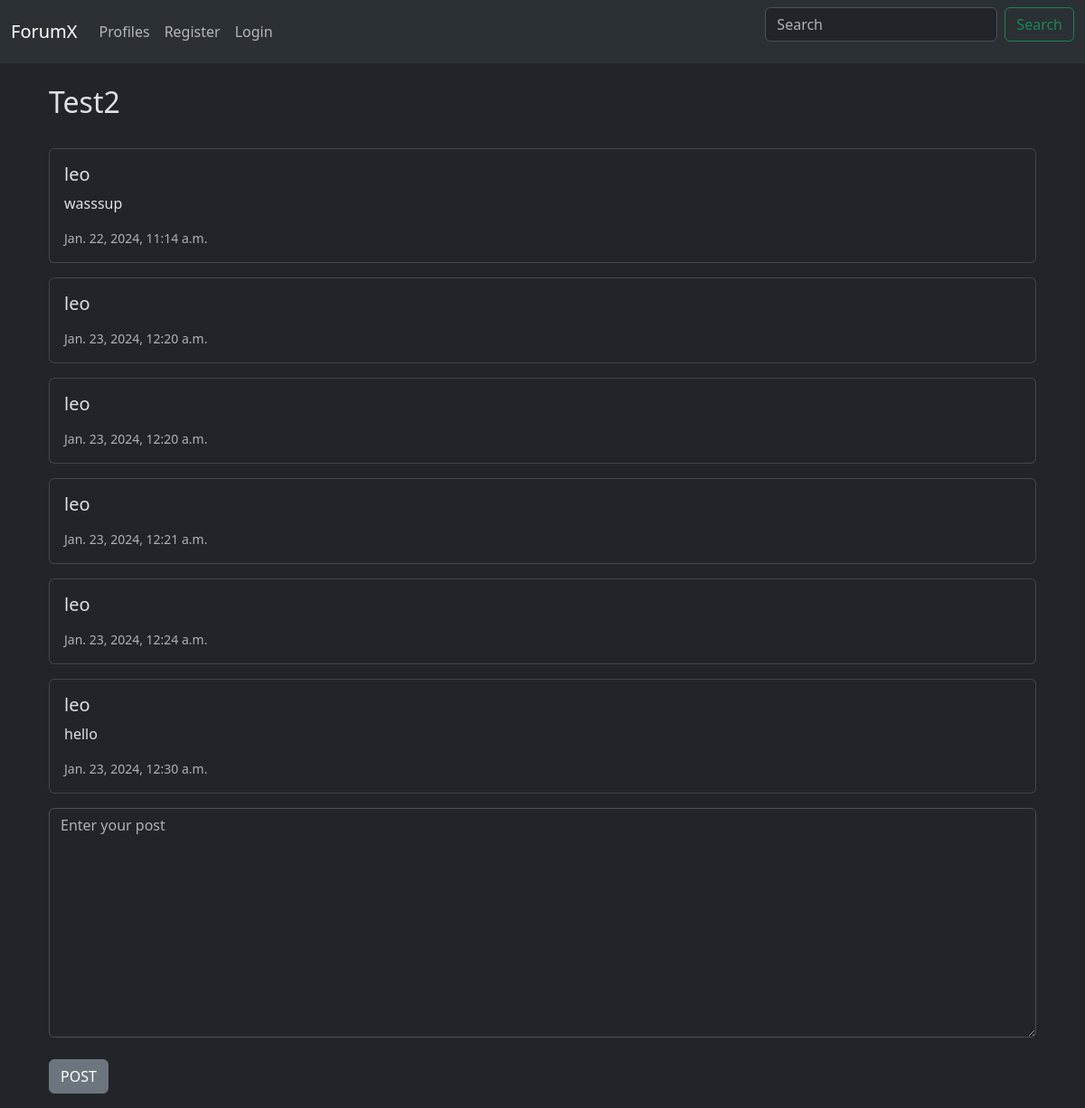
Screenshot of /thread/2/ with the database file from the repository.
### forumx/models.py (models this page shows, shortened)
class Thread(models.Model):
    title = models.CharField(max_length=255)
    user = models.ForeignKey(User,
        on_delete=models.CASCADE,
        related_name='created_threads') #We need to access threads later on
    created_at = models.DateTimeField(default=timezone.now)

class Post(models.Model):
    thread = models.ForeignKey(Thread,
        on_delete=models.CASCADE,
        related_name='posts')
    user = models.ForeignKey(User,
        on_delete=models.CASCADE,
        related_name='posts')
    content = models.TextField()
    created_at = models.DateTimeField(default=timezone.now)

### forumx/views.py (the view, shortened to what this page needs)
# urls.py: path('thread/<int:thread_id>/', views.thread_posts, name='thread_posts'),
def thread_posts(request, thread_id):
    thread = get_object_or_404(Thread, pk=thread_id)
    posts = thread.posts.all().order_by("created_at")
    form = PostForm(request.POST or None)
    return render(request, 'posts.html', {'thread': thread, 'posts': posts, 'form': form})

### forumx/forms.py
class PostForm(forms.ModelForm):
    content = forms.CharField(required=True,
            widget=forms.widgets.Textarea(
                attrs={
                    "placeholder": "Enter your post",
                    "class": "form-control"
                }
                ),
            label="",
            )
    class Meta:
        model = Post
        fields = ['content']

### forumx/templates/posts.html (shortened to what this page needs)
{% extends "base.html" %}
{% block content %}
<div class="container">
  <h2>{{ thread.title | title }}</h2>
  <br />
  {% for post in posts %}
  <div class="card mb-3">
    <div class="card-body">
      <h5 class="card-title">{{ post.user.username }}</h5>
      <p class="card-text">{{ post.content }}</p>
      <p class="card-text">
        <small class="text-muted">{{ post.created_at }}</small>
      </p>
    </div>
  </div>
  {% endfor %}
  {% if form %}
  <form method=POST>
    {{ form.content }}
    <br>
    <button type="submit" class="btn btn-secondary">POST</button>
  </form>
  {% endif %}
</div>
{% endblock %}

### rows the page displays
Thread: title "Test2"
Post: user.username "leo", content "wasssup", created_at "Jan. 22, 2024, 11:14 a.m."
Post: user.username "leo", created_at "Jan. 23, 2024, 12:20 a.m."
Post: user.username "leo", created_at "Jan. 23, 2024, 12:20 a.m."
Post: user.username "leo", created_at "Jan. 23, 2024, 12:21 a.m."
Post: user.username "leo", created_at "Jan. 23, 2024, 12:24 a.m."
Post: user.username "leo", content "hello", created_at "Jan. 23, 2024, 12:30 a.m."
